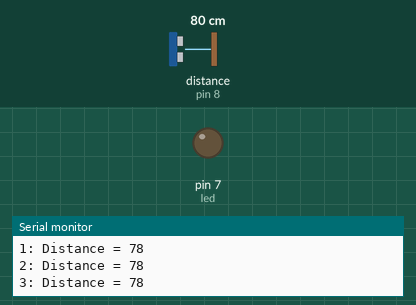
The sketch below on a simulated Arduino Uno, built with avr-gcc and run on an emulated ATmega328P. On the bench: output pins drawn as LEDs (lit = HIGH), the last lines printed to the serial monitor. Wiring (inferred from the names in the program): ultrasonic range finder: trigger pin 9; echo pin 8. Inputs (shaded band) come from the test bench; at power-on: distance to the obstacle (sensor on pin 8) 80 cm. The echo pulse lasts 58.3 µs per cm; storage starts empty; pins used as bus, display or sensor lines are not drawn.

Above: at 3.2 s.
3.3 s: distance to the obstacle (sensor on pin 8) set to 12 cm
5.2 s: distance to the obstacle (sensor on pin 8) set to 9 cm
At 7.3 s:
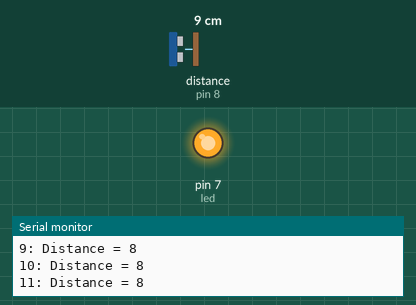
7.6 s: distance to the obstacle (sensor on pin 8) set to 18 cm
At 9.3 s:
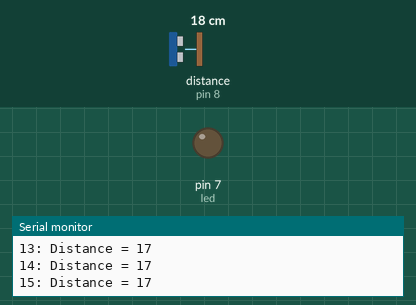
9.6 s: distance to the obstacle (sensor on pin 8) set to 2 cm
At 10.5 s:
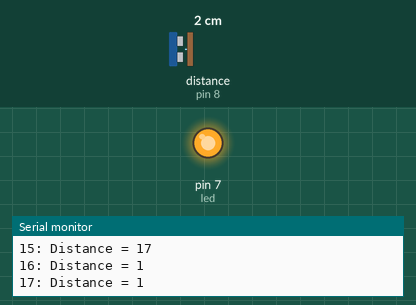
Timing chart, 0 to 12.6 s (numbered marks = the images above; inputs shaded):
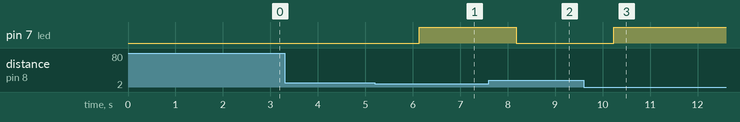

The sketch:

Saving_sensor_data.ino
```cpp
#include<SPI.h>
#include<SD.h>

const int trigPin = 9;
const int echoPin = 8;
const int led = 7;
void setup(){
  Serial.begin(9600);
  pinMode (trigPin, OUTPUT);
  pinMode (echoPin, INPUT);
  pinMode (led, OUTPUT);
if (!SD.begin(10)){
  Serial.println("initialization failed!");
  while(1);
 }
 Serial.println("initialization done!");
 delay(2000);
}
File myFile;
uint16_t line = 1;

void loop()
{
  long duration, distance;
  digitalWrite(trigPin,LOW);
  delayMicroseconds(2);
  digitalWrite(trigPin,HIGH);
  delayMicroseconds(10);
  digitalWrite(trigPin,LOW);
  //delayMicroseconds(2);
  duration = pulseIn(echoPin, HIGH);
  distance = (duration/2) * 0.034;

  myFile = SD.open("test.txt",FILE_WRITE);

  if (myFile){
    Serial.print(line);
    Serial.print(": Distance = ");
    Serial.println(distance);

    myFile.print(line++);
    myFile.print(": Distance = ");
    myFile.println(distance);
    myFile.close();
    delay(500);
  }
else{
  Serial.println("no");
}
if (distance <10)
{
  digitalWrite(led,HIGH);
}
else{
  digitalWrite(led,LOW);
}
}
```

Measured:
- the behaviour switches between 11 and 10 cm on distance to the obstacle (sensor on pin 8) (found by bisection; images 0 and 1)
- after the input at 5.2 s, pin 7 (led): LOW → HIGH after 0.93 s
- after the input at 7.6 s, pin 7 (led): HIGH → LOW after 0.58 s
- after the input at 9.6 s, pin 7 (led): LOW → HIGH after 0.63 s
